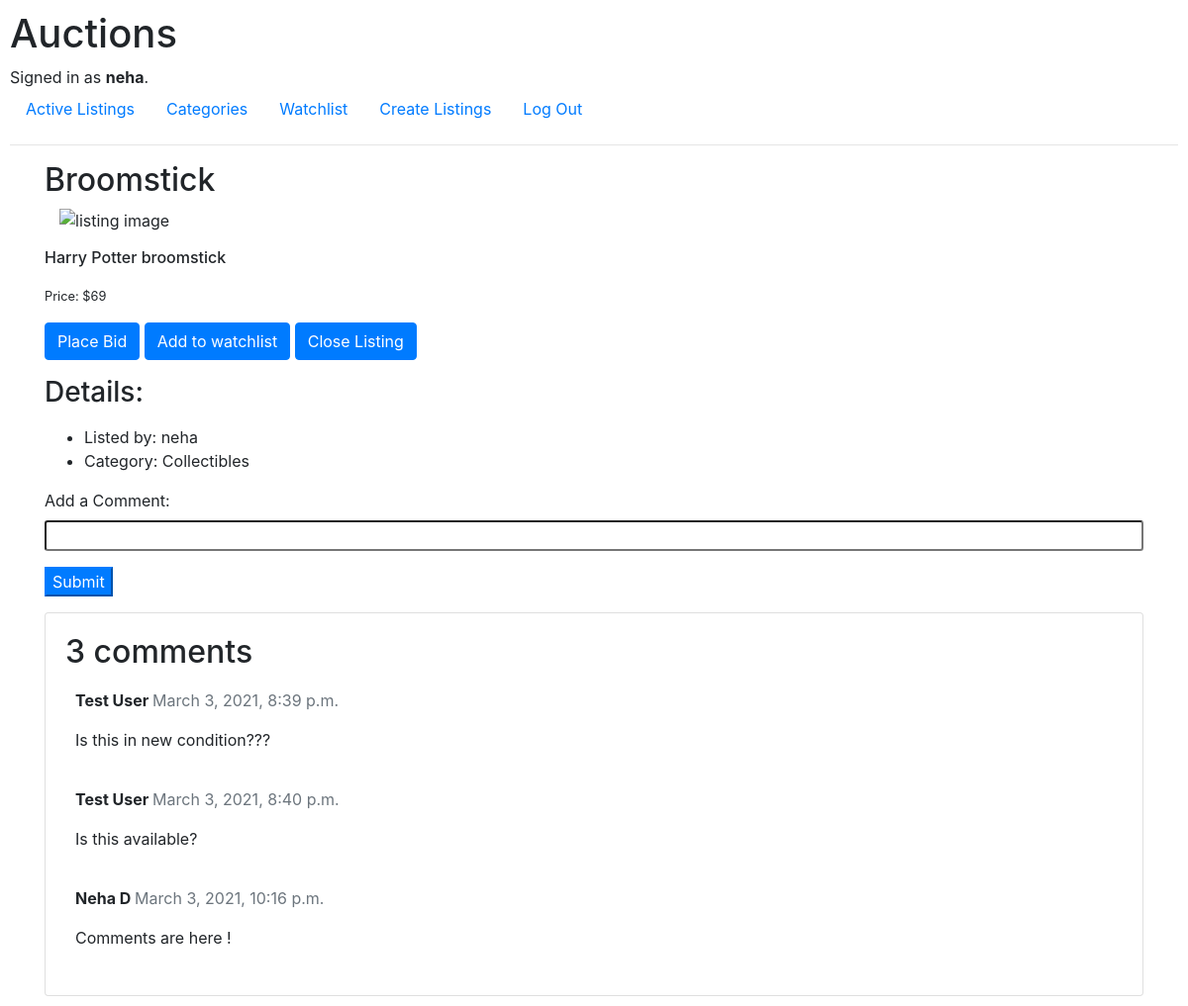
/listing/2 (signed in), run on the app's committed database.
### auctions/models.py (models this page shows, shortened)
class User(AbstractUser):
    def __str__(self):
        return f"{self.first_name} {self.last_name}"

class Listing(models.Model):
    user = models.ForeignKey(User, on_delete=models.CASCADE,
                                related_name="user_listings", blank=True, null=True)
    title = models.CharField(max_length=64)
    description = models.CharField(max_length=200)
    starting_bid = models.IntegerField()
    created = models.DateTimeField(auto_now_add=True)
    listing_image = models.URLField()
    category = models.ForeignKey(Category, on_delete=models.CASCADE, blank=True,
                                null=True, related_name="list_category")
    watchers = models.ManyToManyField(User, blank=True, related_name="watchlist")
    is_active = models.BooleanField(default=True)
    winner = models.ForeignKey(User, on_delete=models.CASCADE, related_name="listing_win",
                             default=None, blank=True, null=True)

class Category(models.Model):
    category = models.CharField(max_length=20)

class Comment(models.Model):
    listing = models.ForeignKey(Listing, on_delete=models.CASCADE, related_name="listing_comments")
    user = models.ForeignKey(User, on_delete=models.CASCADE, related_name="user_comments")
    comment = models.CharField(max_length=300)
    time = models.DateTimeField(auto_now_add=True)

### auctions/views.py (the view)
# urls.py: path("listing/<int:list_id>", views.listing, name="listing"),
def listing(request, list_id):
    if request.method == "GET":
        obj = Listing.objects.get(pk=list_id)
        added_by_user = obj.user_id
        watcher = ""
        if request.user.id:
            user = User.objects.get(id=int(request.user.id))
            watcher = user.watchlist.filter(id=list_id)
        return render(request, "auctions/listing.html", {
            "listing": obj,
            "added_by": User.objects.values_list('username', flat=True).get(id=added_by_user),
            "watcher": watcher,
            "commentForm": CommentForm,
            "comments": Comment.objects.filter(listing=list_id),
            "category": Category.objects.values_list('category', flat=True).get(pk=obj.category.id)
        })

### auctions/templates/auctions/listing.html (shortened to what this page needs)
{% extends "auctions/layout.html" %}
{% block body %}
    <div class="container">
        <div>
            <p class="h2">{{ listing.title }}</p>
        </div>
        <img src="" class="img-fluid col-sm-12" alt="listing image">
        <div><p class="h6 my-3">{{ listing.description }}</p></div>
        <p><small>Price: ${{ listing.starting_bid }}</small></p>
        {% if user.is_authenticated %}
            <p>
                <a class="btn btn-primary" data-toggle="collapse" href="#submitBid"
                role="button" aria-expanded="false" aria-controls="submitBid">Place Bid</a>
                {% if not watcher %}
                    <a class="btn btn-primary" href="{% url 'auctions:watchlist' listing.id %}"
                    role="button">Add to watchlist</a>
                {% endif %}
                {% if user.username == added_by %}
                <a class="btn btn-primary" href="{% url 'auctions:close_listing' listing.id %}"
                role="button">Close Listing</a>
                {% endif %}
            </p>
        {% endif %}
        <div>
            <h3 class="my-3">
                Details:
            </h3>
            <ul>
                <li>Listed by: {{ added_by }}</li>
                <li>Category: {{ category }}</li>
            </ul>
        </div>
        {% if user.is_authenticated %}
            <form action="{% url 'auctions:comments' listing.id %}" method="post">
                {{ commentForm }}
                <input class="my-3 btn-primary" type="submit">
            </form>
        {% endif %}
        <div class="card">
            <div class="card-body">
                <h2>{{ comments.count }} comments</h2>
                {% for item in comments %}
                    <div class="comments" style="padding: 10px;">
                        <p class="font-weight-bold">
                            {{ item.user }}
                            <span class=" text-muted font-weight-normal">
                                {{ item.time }}
                            </span>
                        </p>
                        {{ item.comment | linebreaks }}
                    </div>
                {% endfor %}
            </div>
        </div>
    </div>
{% endblock %}

### auctions/templates/auctions/layout.html (shortened to what this page needs)
{% load static %}
<!DOCTYPE html>
<html lang="en">
    <head>
        <link rel="stylesheet" href="https://stackpath.bootstrapcdn.com/bootstrap/4.4.1/css/bootstrap.min.css">
        <link href="{% static 'auctions/styles.css' %}" rel="stylesheet">
    </head>
    <body>
        <h1>Auctions</h1>
        <div>
            {% if user.is_authenticated %}
                Signed in as <strong>{{ user.username }}</strong>.
            {% else %}
                Not signed in.
            {% endif %}
        </div>
        <ul class="nav">
            <li class="nav-item">
                <a class="nav-link" href="{% url 'auctions:index' %}">Active Listings</a>
            </li>
            {% if user.is_authenticated %}
                <li class="nav-item">
                    <a class="nav-link" href="{% url 'auctions:category' %}">Categories</a>
                </li>
                <li class="nav-item">
                    <a class="nav-link" href="{% url 'auctions:user_watchlist' %}">Watchlist</a>
                </li>
                <li class="nav-item">
                    <a class="nav-link" href="{% url 'auctions:create_listing' %}">Create Listings</a>
                </li>
                <li class="nav-item">
                    <a class="nav-link" href="{% url 'auctions:logout' %}">Log Out</a>
                </li>
            {% endif %}
        </ul>
        <hr>
        {% block body %}
        {% endblock %}
    </body>
</html>

### auctions/static/auctions/styles.css (style rules this page uses)
body { padding: 10px; }

### data on the page
User: username "neha"
Listing: title "Broomstick", description "Harry Potter broomstick", starting_bid "69"
Category: category "Collectibles"
Comment: user "Test User", time "March 3, 2021, 8:39 p.m.", comment "Is this in new condition???"
Comment: user "Test User", time "March 3, 2021, 8:40 p.m.", comment "Is this available?"
Comment: user "Neha D", time "March 3, 2021, 10:16 p.m.", comment "Comments are here !"

### other printed values
{{ added_by }} "neha"
{{ comments.count }} "3"
